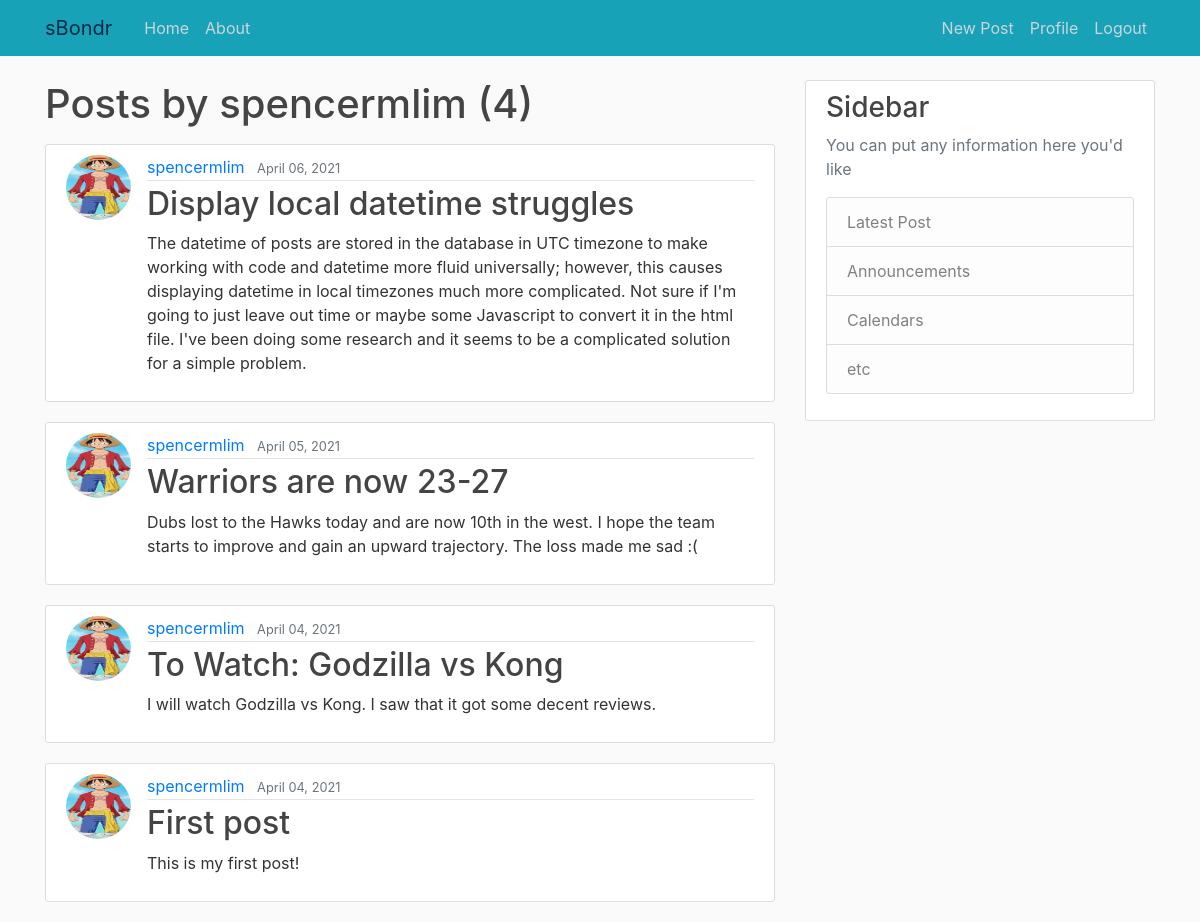
Page /user/spencermlim (signed in) on the committed database.
### blog/models.py (models this page shows, shortened)
class Post(models.Model):
    title = models.CharField(max_length=100)
    content = models.TextField()
    date_posted = models.DateTimeField(default=timezone.now)
    author = models.ForeignKey(User, on_delete=models.CASCADE)

### users/models.py (models this page shows, shortened)
class Profile(models.Model):
    user = models.OneToOneField(User, on_delete=models.CASCADE)
    image = models.ImageField(default='default.jpg', upload_to='profile_pics')

### blog/views.py (the view)
# urls.py: path('user/<str:username>', UserPostListView.as_view(), name='user-posts'),
class UserPostListView(ListView):
    model = Post
    template_name ='blog/user_posts.html'
    context_object_name = 'posts'
    paginate_by = 5
    def get_queryset(self):
        user = get_object_or_404(User, username=self.kwargs.get('username'))
        return Post.objects.filter(author=user).order_by('-date_posted')

### blog/templates/blog/user_posts.html (shortened to what this page needs)
{% extends "blog/base.html" %}
{% block content %}
    <h1 class="mb-3">Posts by {{ view.kwargs.username }} ({{ page_obj.paginator.count }})</h1>
    {% for post in posts %}
        <article class="media content-section">
            <img class="rounded-circle article-img" src="{{ post.author.profile.image.url }}">
            <div class="media-body">
            <div class="article-metadata">
                <a class="mr-2" href="{% url 'user-posts' post.author.username %}">{{ post.author }}</a>
                <small class="text-muted">{{ post.date_posted|date:"F d, Y " }}</small>
            </div>
            <h2><a class="article-title" href="{% url 'post-detail' post.id %}">{{ post.title }}</a></h2>
            <p class="article-content">{{ post.content }}</p>
            </div>
        </article>
    {% endfor %}
{% endblock content %}

### blog/static/blog/main.css (style rules this page uses)
body { background: #fafafa; color: #333333; margin-top: 5rem; }
h1, h2, h3, h4, h5, h6 { color: #444444; }
.content-section { background: #ffffff; padding: 10px 20px; border: 1px solid #dddddd; border-radius: 3px; margin-bottom: 20px; }
.article-title { color: #444444; }
.article-content { white-space: pre-line; }
.article-img { height: 65px; width: 65px; margin-right: 16px; }
.article-metadata { padding-bottom: 1px; margin-bottom: 4px; border-bottom: 1px solid #e3e3e3 }

### rows in the picture
Post: author.profile.image (picture), author "spencermlim", date_posted "April 06, 2021", title "Display local datetime struggles", content "The datetime of posts are stored in the database in UTC timezone to make working with code and datetime more fluid universally; however, this causes displaying datetime in local timezones much more complicated. Not sure if I'm going to just leave out time or maybe some Javascript to convert it in the html file. I've been doing some research and it seems to be a complicated solution for a simple problem."
Post: author.profile.image (picture), author "spencermlim", date_posted "April 05, 2021", title "Warriors are now 23-27", content "Dubs lost to the Hawks today and are now 10th in the west. I hope the team starts to improve and gain an upward trajectory. The loss made me sad :("
Post: author.profile.image (picture), author "spencermlim", date_posted "April 04, 2021", title "To Watch: Godzilla vs Kong", content "I will watch Godzilla vs Kong. I saw that it got some decent reviews."
Post: author.profile.image (picture), author "spencermlim", date_posted "April 04, 2021", title "First post", content "This is my first post!"

### other values in the picture
{{ view.kwargs.username }} "spencermlim"
{{ page_obj.paginator.count }} "4"
